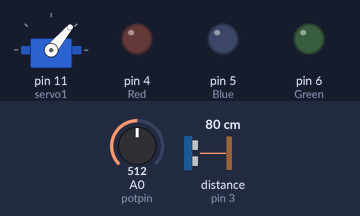
Bench run of a sketch on a simulated Arduino Uno, built with avr-gcc and run on an emulated ATmega328P. Shown: servo, output pins drawn as LEDs (lit = HIGH). Wiring (inferred from the names in the program): ultrasonic range finder: trigger pin 2; echo pin 3. Inputs (shaded band) come from the test bench; at power-on: distance to the obstacle (sensor on pin 3) 80 cm, A0 (potpin) = 512. The echo pulse lasts 58.3 µs per cm; pins used as bus, display or sensor lines are not drawn.

Above: at 1.2 s.
1.3 s: distance to the obstacle (sensor on pin 3) set to 2 cm
At 2.1 s:
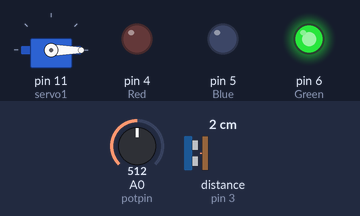
4.3 s: distance to the obstacle (sensor on pin 3) set to 4 cm
At 5.7 s:
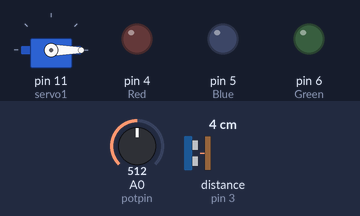
7.3 s: A0 (potpin) set to 716
10.3 s: A0 (potpin) set to 900
13.3 s: A0 (potpin) set to 1023
16.3 s: A0 (potpin) set to 511
Timing chart, 0 to 66.8 s (numbered marks = the images above; inputs shaded):
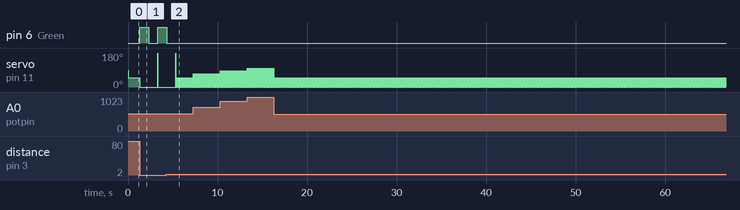

Measured:
- after the input at 1.3 s, pin 6 (Green): LOW → HIGH at once, → LOW 1.0 s later, → HIGH 1.0 s later; servo on pin 11 (servo1): 50° → 0° after 0.00 s instead of 3.0 s
- after the input at 4.3 s, pin 6 (Green): goes on until 4.3 s, then stays LOW

The sketch:

frantic_allis_trug2.ino
```cpp
#include <Servo.h>
Servo servo1;
int Red = 4;
int Blue = 5;
int Green = 6;
int trigPin = 2;
int echoPin = 3;
long distance;
long duration;
int potpin = 0;
int val;


void setup()
{
  servo1.attach(11);
  pinMode(Red,OUTPUT);
  pinMode(Blue,OUTPUT);
  pinMode(Green,OUTPUT);
   pinMode(trigPin,OUTPUT);
  pinMode(echoPin,INPUT);
}

void loop() {
  ultra();
  servo1.write(0);
  val=analogRead(potpin);
  val=map(val,0,1023,0,100);
  servo1.write(val);
 delay(15);

  if(distance<=10){
	digitalWrite(Red,HIGH);
     delay(1000);
    digitalWrite(Red,LOW);
    delay(1000);
    servo1.write(60);
  }
  else{servo1.write(0);}
    if(distance<=15){
   digitalWrite(Blue,HIGH);
   delay(1000);
   digitalWrite(Blue,LOW);
   delay(1000);
  servo1.write(120);
    }
  else{servo1.write(0);}
    if(distance<=20){
  digitalWrite(Green,HIGH);
  delay(1000);
  digitalWrite(Green,LOW);
  delay(1000);
     servo1.write(180);
    }
  else{servo1.write(0);}
}

 void ultra(){
  digitalWrite(trigPin,LOW);
  delayMicroseconds(10);
  digitalWrite(trigPin,HIGH);
  delayMicroseconds(20);
  digitalWrite(trigPin,LOW);
  duration = pulseIn(echoPin, HIGH);
  distance=duration*0.343/2;
}


 
```
